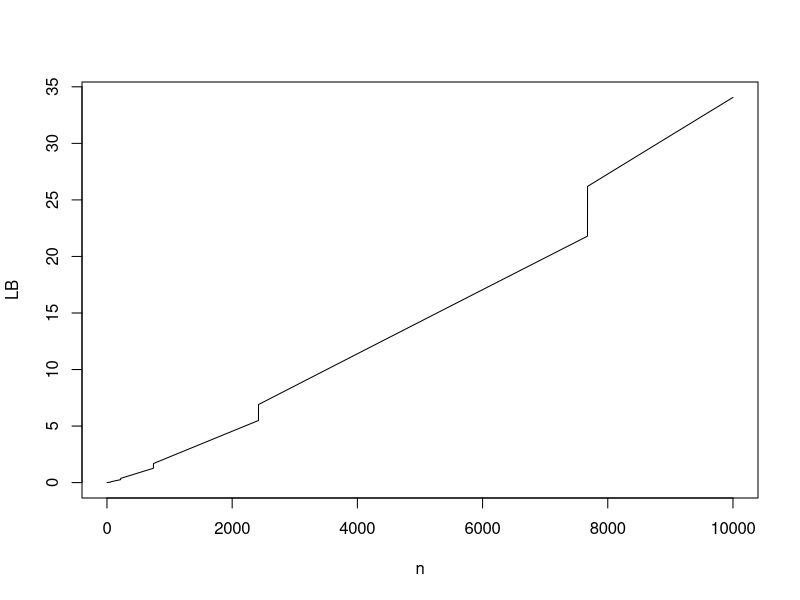
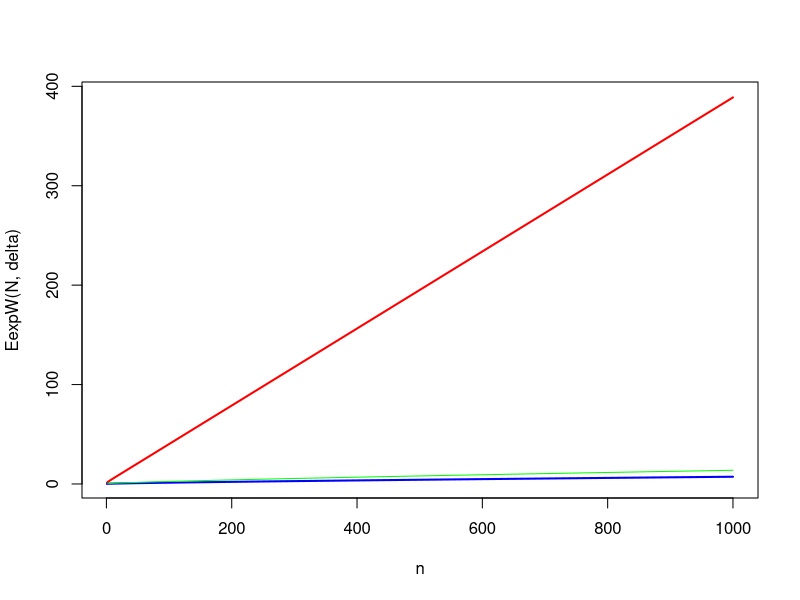
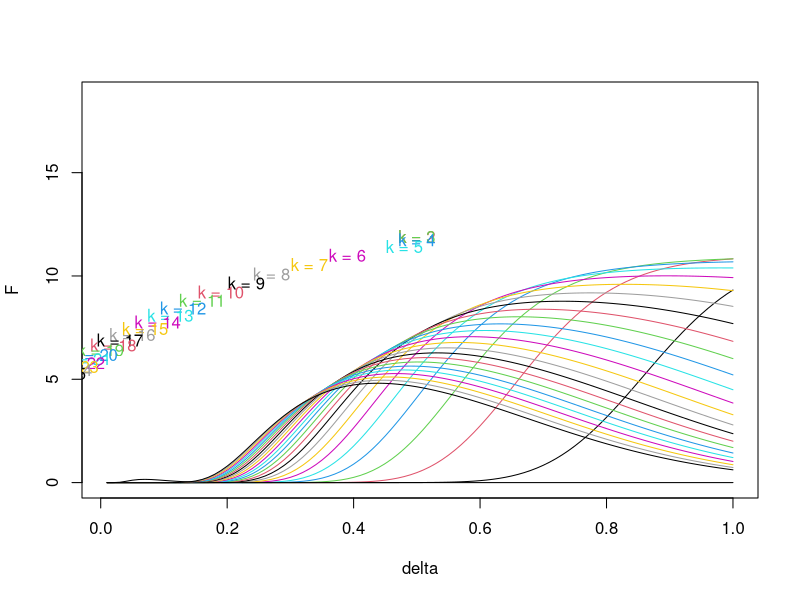

Here is the R script that generated these plots, in order:
### Search for a lower bound for EexpWn

N = 10000; delta = 1; c = 0.99999;
n=1:N;
k = numeric(N); for (j in n){ m=1:j; k[j] = sum(m*exp(m) <= j); }
h = delta*sqrt(k)*qnorm(c)-delta^2*k/2;
LB = exp(h)*( 1-(pnorm( (h+delta^2*k/2)/(delta*sqrt(k))))^(n/k) );

plot(n,LB,type="l")


# Recursive computation of EU = EexpW for 1,...,n
EexpW = function(N,delta){
    EU = numeric(N);                         # EU = EexpW
    EexpSplus = 2*pnorm(delta*sqrt(1:N)/2);  
    EU[1] = EexpSplus[1];
    for (n in 1:(N-1)){ 
        EU[n+1] = sum(EU[n:1] * EexpSplus[1:n])/n;
        }
    return(EU);  }  # end of function EexpW

# Generic lower bound. We'll choose k, h later.
LBound = function(n,k,h,delta){   # lower bound for P(Wn > h)
  F = exp(h)*(1 - (pnorm(h,-k*delta^2/2,delta*sqrt(k)))^(n/k));
  return(F) }  # end of function LBound


N = 1000; delta = 1;
n = 1:N; h = (log(n)); k = 2*h/delta^2;
plot( n, EexpW(N,delta), type="l", lwd=2, col="red" )
lines( n, LBound(n,k,h,delta), lwd=2, col="blue" )
lines( n, n*delta^2/4/h^(3/2), col="green" )




####################### Earlier ################################

n=1000; h = sqrt(log(n)/1.2); 
delta = seq(0.01,1,0.01);
F = LBound(n,1,h,delta);
plot(delta, F, type="l", ylim=c(0,2*max(F)) )
for (k in 2:25){
  F = LBound(n,k,h,delta);
  lines(delta, F, col=k );
  text(delta[which.max(F)]-0.5, 1.1*max(F), paste("k =",k), col=k) }
  F = LBound(n,n,h,delta);
  lines(delta, F );
  text(delta[which.max(F)]-0.5, 1.1*max(F), paste("k =",n))

